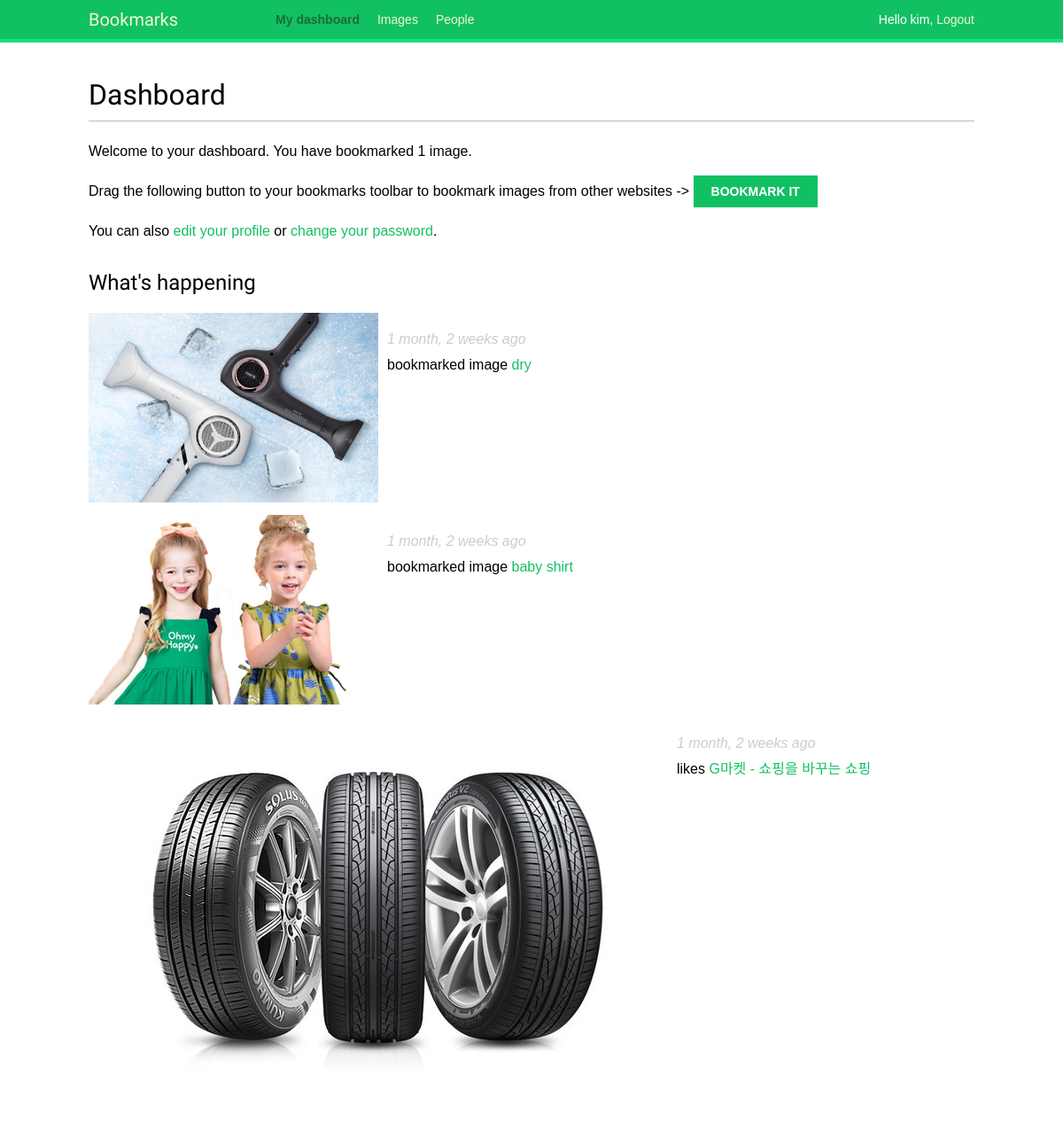
/account/ (signed in), run on the app's committed database.
### actions/models.py (models this page shows)
class Action(models.Model):
    user = models.ForeignKey('auth.User',
                             related_name='actions',
                             db_index=True,
                             on_delete=models.CASCADE)
    target_ct = models.ForeignKey(ContentType,
                                      blank=True,
                                      null=True,
                                      related_name='target_obj',
                                      on_delete=models.CASCADE)
    target_id = models.PositiveIntegerField(null=True,
                                            blank=True,
                                            db_index=True)
    target = GenericForeignKey('target_ct', 'target_id')
    verb = models.CharField(max_length=255)
    created = models.DateTimeField(auto_now_add=True,
                                   db_index=True)
    class Meta:
        ordering = ('-created',)

### images/models.py (models this page shows, shortened)
class Image(models.Model):
    user = models.ForeignKey(settings.AUTH_USER_MODEL,
                             related_name='images_created',
                             on_delete=models.CASCADE)
    title = models.CharField(max_length=200)
    slug = models.SlugField(max_length=200,
                            blank=True)
    url = models.URLField()
    image = models.ImageField(upload_to='images/%Y/%m/%d/')
    description = models.TextField(blank=True)
    created = models.DateField(auto_now_add=True,
                               db_index=True)
    users_like = models.ManyToManyField(settings.AUTH_USER_MODEL,
                                        related_name='images_liked',
                                        blank=True)
    total_likes = models.PositiveIntegerField(db_index=True,default=0)
    def __str__(self):
        return self.title
    def get_absolute_url(self):
           return reverse('images:detail', args=[self.id, self.slug])

### account/views.py (the view)
# urls.py: path('', views.dashboard, name='dashboard'),
@login_required
def dashboard(request):
    actions = Action.objects.exclude(user=request.user)
    following_ids = request.user.following.values_list('id',
                                                       flat=True)
    if following_ids:
        actions = actions.filter(user_id__in=following_ids)
    actions = actions.select_related('user', 'user__profile')\
                     .prefetch_related('target')[:10]
    return render(request,
                  'account/dashboard.html',
                  {'section': 'dashboard',
				   'actions': actions})

### account/templates/account/dashboard.html (shortened to what this page needs)
{% extends "base.html" %}
{% block content %}
  <h1>Dashboard</h1>
   {% with total_images_created=request.user.images_created.count %}
    <p>Welcome to your dashboard. You have bookmarked {{ total_images_created }} image{{ total_images_created|pluralize }}.</p>
  {% endwith %}
  <p>Drag the following button to your bookmarks toolbar to bookmark images from other websites ->  <a href="javascript:{% include "bookmarklet_launcher.js" %}" class="button">Bookmark it</a><p>
  <p>You can also <a href="{% url "edit" %}">edit your profile</a> or <a href="{% url "password_change" %}">change your password</a>.<p>
  <h2>What's happening</h2>
  <div id="action-list">
    {% for action in actions %}
      {% include "actions/action/detail.html" %}
    {% endfor %}
  </div>
{% endblock %}

### account/templates/base.html (shortened to what this page needs)
{% load staticfiles %}
<!DOCTYPE html>
<html>
<head>
  <link href="{% static "css/base.css" %}" rel="stylesheet">
</head>
<body>
  <div id="header">
    <span class="logo">Bookmarks</span>
	{% if request.user.is_authenticated %}
      <ul class="menu">
        <li {% if section == "dashboard" %}class="selected"{% endif %}>
          <a href="{% url "dashboard" %}">My dashboard</a>
        </li>
        <li {% if section == "images" %}class="selected"{% endif %}>
          <a href="{% url "images:list"%}">Images</a>
        </li>
        <li {% if section == "people" %}class="selected"{% endif %}>
          <a href="{% url "user_list" %}">People</a>
        </li>
      </ul>
    {% endif %}
    <span class="user">
      {% if request.user.is_authenticated %}
        Hello {{ request.user.first_name }},
        <a href="{% url "logout" %}">Logout</a>
      {% else %}
        <a href="{% url "login" %}">Log-in</a>
      {% endif %}
    </span>
  </div>
  <div id="content">
    {% block content %}
    {% endblock %}
  </div>
</body>
</html>

### images/templates/bookmarklet_launcher.js
(function(){
    if (window.myBookmarklet !== undefined){
        myBookmarklet();
    }
    else {
        document.body.appendChild(document.createElement('script')).src='https://149d2ec1db64.ngrok.io/static/js/bookmarklet.js?r='+Math.floor(Math.random()*99999999999999999999);
    }
})();

### actions/templates/actions/action/detail.html (shortened to what this page needs)
{% load thumbnail %}
{% with user=action.user profile=action.user.profile %}
<div class="action">
  <div class="images">
    {% if action.target %}
      {% with target=action.target %}
        {% if target.image %}
          {% thumbnail target.image "80x80" crop="100%" as im %}
            <a href="{{ target.get_absolute_url }}">
              <img src="{{ im.url }}" class="item-img">
            </a>
          {% endthumbnail %}
        {% endif %}
      {% endwith %}
    {% endif %}
  </div>
  <div class="info">
    <p>
      <span class="date">{{ action.created|timesince }} ago</span>
      <br />
      {{ action.verb }}
      {% if action.target %}
        {% with target=action.target %}
          <a href="{{ target.get_absolute_url }}">{{ target }}</a>
        {% endwith %}
      {% endif %}
    </p>
  </div>
</div>
{% endwith %}

### account/static/css/base.css (style rules this page uses)
body { margin:0; padding:0; font-family:helvetica, sans-serif; }
p { line-height: 1.8; }
a { color:#12c064; text-decoration:none; }
h1, h2, h3, h4, h5 , h6 { font-family: 'Muli', sans-serif; font-weight:normal; }
h1 { border-bottom:1px solid #bbb; padding:0 0 10px 0; margin:10px 0 20px 0; }
h2 { margin:30px 0 20px; }
#header { padding:10px 100px; font-size:14px; background:#12c064; color:#fff; border-bottom:4px solid #1cdf78; overflow:auto; }
#header .logo { font-family: 'Muli', sans-serif; float:left; color:#f3f7cc; font-size:20px; margin-right:10%; }
#header ul.menu { list-style:none; float:left; margin:0; padding:0; }
#header ul.menu li { float:left; padding:4px 10px; }
#header ul.menu li.selected a, #header ul.menu li.selected a:hover { color:#1b6d32; font-weight:bold; }
#header a { color:#f3f7cc; }
#header .user { float:right; padding-top:4px; }
#content { padding:30px 100px; }
input[type=submit], a.button { font-weight:bold; background:#12c064; color:#fff; padding:10px 20px; font-size:14px; text-transform:uppercase; }
.action { clear:both; overflow:auto; }
.action .images { float:left; margin:0 10px 10px 0; }
.action .date { font-style:italic; color:#ccc; }

### data on the page
Action: shows a picture, created "1 month, 2 weeks", verb "bookmarked image", target "dry"
Action: shows a picture, created "1 month, 2 weeks", verb "bookmarked image", target "baby shirt"
Action: shows a picture, created "1 month, 2 weeks", verb "likes", target "G마켓 - 쇼핑을 바꾸는 쇼핑"

### other printed values
{{ request.user.first_name }} "kim"
{{ total_images_created }} "1"
